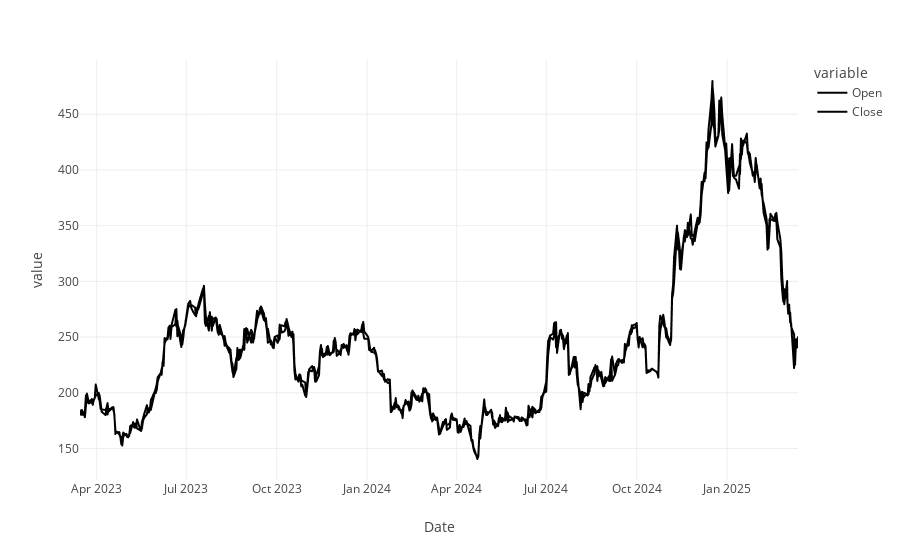

The code cell stored with this chart in its notebook:
### Code cell
history['Open'] = history['Open'].astype(float)
history['Close'] = history['Close'].astype(float)
history['Date'] = pd.to_datetime(history['Date'])
history = history.sort_values(by = 'Date', ascending=False)
px.line(history, x = 'Date', y=['Open', 'Close'])

### Figure 1 — Plotly figure (JSON) as saved in the notebook; plotly's stock layout.template omitted (floating-point values rounded to 4 significant figures; data arrays with more than 128 entries replaced by an {"elided": "..."} marker saying what was removed)
{"data": [{"hovertemplate": "variable=Open<br>Date=%{x}<br>value=%{y}<extra></extra>", "legendgroup": "Open", "line": {"color": "#000001", "dash": "solid"}, "marker": {"symbol": "circle"}, "mode": "lines", "name": "Open", "showlegend": true, "type": "scattergl", "x": {"elided": "502 str values"}, "xaxis": "x", "y": {"elided": "502 float values"}, "yaxis": "y"}, {"hovertemplate": "variable=Close<br>Date=%{x}<br>value=%{y}<extra></extra>", "legendgroup": "Close", "line": {"color": "#000002", "dash": "solid"}, "marker": {"symbol": "circle"}, "mode": "lines", "name": "Close", "showlegend": true, "type": "scattergl", "x": {"elided": "502 str values"}, "xaxis": "x", "y": {"elided": "502 float values"}, "yaxis": "y"}], "layout": {"legend": {"title": {"text": "variable"}, "tracegroupgap": 0}, "margin": {"t": 60}, "xaxis": {"anchor": "y", "domain": [0, 1], "title": {"text": "Date"}}, "yaxis": {"anchor": "x", "domain": [0, 1], "title": {"text": "value"}}}}
